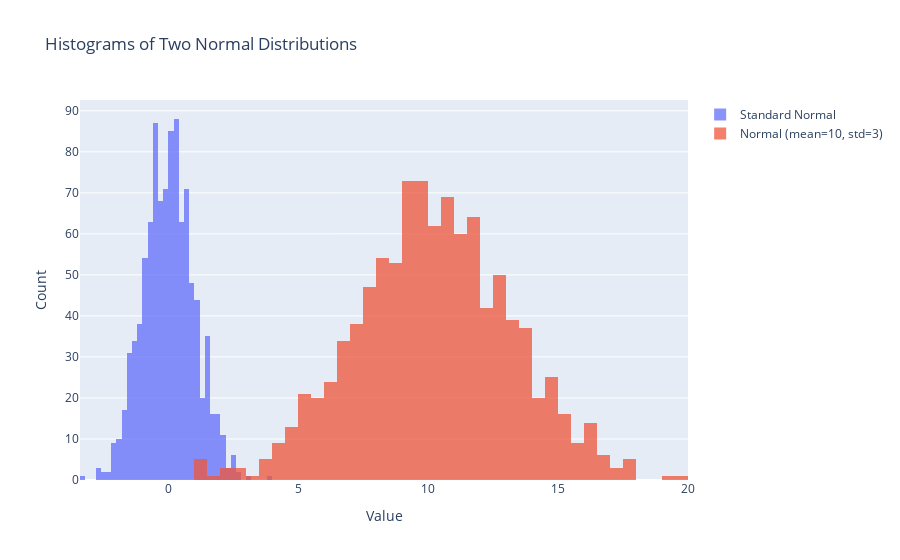

Source (notebook cell):
### Markdown cell above
#### Question 6

Use Plotly to plot histograms of the two distributions you just created. The histograms for each should be on the same plot.

### Code cell
import plotly.graph_objects as go

fig = go.Figure()

fig.add_trace(go.Histogram(
    x=sample1,
    opacity=0.75,
    name='Standard Normal'
))

fig.add_trace(go.Histogram(
    x=sample2,
    opacity=0.75,
    name='Normal (mean=10, std=3)'
))

# Use overlay mode for the two histograms
fig.update_layout(
    barmode='overlay',
    title_text='Histograms of Two Normal Distributions',
    xaxis_title_text='Value',
    yaxis_title_text='Count'
)

fig.show()

### Figure 1 — Plotly figure (JSON) as saved in the notebook; plotly's stock layout.template omitted (floating-point values rounded to 4 significant figures; data arrays with more than 128 entries replaced by an {"elided": "..."} marker saying what was removed)
{"data": [{"name": "Standard Normal", "opacity": 0.75, "type": "histogram", "x": {"elided": "1000 float values"}}, {"name": "Normal (mean=10, std=3)", "opacity": 0.75, "type": "histogram", "x": {"elided": "1000 float values"}}], "layout": {"barmode": "overlay", "title": {"text": "Histograms of Two Normal Distributions"}, "xaxis": {"title": {"text": "Value"}}, "yaxis": {"title": {"text": "Count"}}}}
